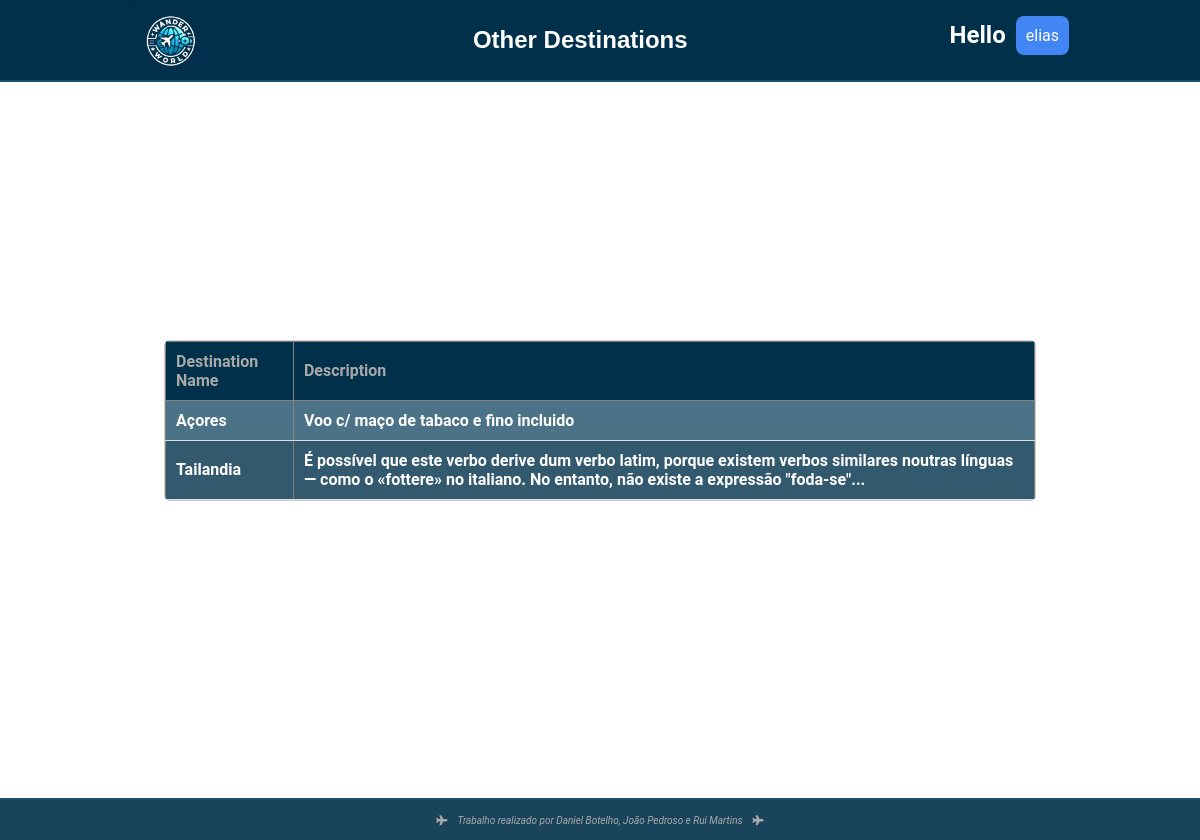
/Destinos/outrosDestinos.php (signed in), run on the app's committed database.
### tables this page shows
CREATE TABLE `destinations` (
  `id` int(11) NOT NULL,
  `name` varchar(255) NOT NULL,
  `description` text NOT NULL,
  `image_path` varchar(255) NOT NULL
);

### public/Destinos/outrosDestinos.php (the view, shortened to what this page needs)
<?php
if (isset($_SESSION['id']) && isset($_SESSION['user_name'])) {
    include_once "../../includes/db-conn.php";
    $sql = "SELECT * FROM destinations WHERE id > 6";
    $result = $conn->query($sql);
?>
<!DOCTYPE html>
<html lang="en">
<head>
    <link rel="stylesheet" href="../../assets/styles/navbar.css">
  <link rel="stylesheet" href="../../assets/styles/styles.css">
  <link rel="stylesheet" href="https://cdnjs.cloudflare.com/ajax/libs/font-awesome/5.15.4/css/all.min.css">
</head>
<body>
<nav>
    <div class="img_container">
       <a href="../home.php"><img src="../../assets/images/logogpt.jpeg" alt="Logo" id="logo"></a>
    </div>
   <div id="titulo">
    <h1>
      Other Destinations
    </h1>
   </div>
    <div class="Menu_user">
       <h1 class="hello" style="margin-bottom: 30px;">Hello </h1>
       <ul class="menu">
        <li class="menu-item">
       <a  class="User"><?php echo $_SESSION['name']; ?></a>
  </li>
</ul>
      </div>
  </nav>
<div class="main">
    <div class="container2">
        <?php if ($result->num_rows > 0): ?>
            <table border="1" align="center">
                <thead>
                <tr>
                    <th>Destination Name</th>
                    <th>Description</th>
                </tr>
                </thead>
                <tbody>
                <?php while ($row = $result->fetch_assoc()): ?>
                    <tr>
                    <td id="name"><a href="<?php echo $row['name']; ?>.php"><?php echo $row['name']; ?></a></td>
                        <td><?php echo $row['description']; ?></td>
                    </tr>
                <?php endwhile; ?>
                </tbody>
            </table>
        <?php else: ?>
            <p style="text-align: center;">No destinations found.</p>
        <?php endif; ?>
    </div>
</div>
<footer>
            <i class="fas fa-plane airplane-icon"></i>
            <em>Trabalho realizado por Daniel Botelho, João Pedroso e Rui Martins</em>
            <i class="fas fa-plane airplane-icon"></i>
        </footer>
</body>
</html>
<?php
} else {
    header("Location: index.php");
    exit();
}
?>

### assets/styles/navbar.css (style rules this page uses)
#logo { width: 100%; height: 100%; cursor: pointer; transition: all 0.5s ease; }
.Menu_user { display:flex; justify-content: space-between; color: white; align-items: center; }
img { width: fit-content; height: fit-content; }
.hello { margin-right: 10px; margin-bottom: 10px; }
nav { display:flex; height: 80px; width: 100%; justify-content:space-around; background-color: rgb(1, 48, 75); z-index: 999; position: fixed; top:0; border-bottom: 2px solid rgb(31, 79, 104); }
#titulo { font-family: 'Lucida Sans', 'Lucida Sans Regular', 'Lucida Grande', 'Lucida Sans Unicode', Geneva, Verdana, sans-serif; align-items: center; align-content: center; color: white; }
#titulo h1 { margin: 0 auto; }
.menu, .drop-menu { list-style-type: none; padding: 0; margin: 0; align-content: center; }
.menu-item { display: inline-block; background-color: #4285f4; position: center; margin-bottom: 10px; border-radius: 8px; cursor: pointer; width: fit-content; }
.menu-item a { text-decoration: none; padding: 10px 10px; color: #fff; display: block; width: 50px; align-self: center; width: fit-content; }
footer { height: 40px; width: 100%; position: fixed; bottom: 0; z-index: 999; border-top: 2px solid rgb(31, 79, 104); background-color: rgba(1, 48, 75, 0.9); color: darkgray; justify-content: center; align-items: center; display: flex; gap: 10px; font-size: 10px; }

### assets/styles/styles.css (style rules this page uses)
body { font-family: 'Roboto', sans-serif; margin: 0; padding: 0; scroll-behavior: smooth; background-image: url("../images/background4.jpg"); background-position: center; background-repeat: no-repeat; background-size: cover; background-attachment: fixed; color: #333; }
footer { height: 40px; width: 100%; position: fixed; bottom: 0; z-index: 999; border-top: 2px solid rgb(31, 79, 104); background-color: rgba(1, 48, 75, 0.9); color: darkgray; justify-content: center; align-items: center; display: flex; gap: 10px; font-size: 10px; }

### public/Destinos/outrosDestinos.php (style rules this page uses)
.main { margin: 20px; display: flex; justify-content: center; align-items: center; height: 100vh; }
.container2 { border: 1px solid #ccc; border-radius: 5px; overflow: hidden; width: 75%; }
table { width: 100%; border-collapse: collapse; color: white; font-weight: bold; }
th { background-color: rgb(1, 48, 75); color: darkgrey; font-weight: bold; padding: 10px; text-align: left; }
td { padding: 10px; border-bottom: 1px solid #ddd; }
tr:nth-child(even) { background: rgb(1, 48, 75, 0.8); }
tr:nth-child(odd) { background-color: rgba(31, 79, 104, 0.8); }
a { text-decoration: none; color: white; }

### data on the page
destinations: name "Açores", description "Voo c/ maço de tabaco e fino incluido"
destinations: name "Tailandia", description "É possível que este verbo derive dum verbo latim, porque existem verbos similares noutras línguas — como o «fottere» no italiano. No entanto, não existe a expressão \"foda-se\"..."

### other printed values
$_SESSION['name'] "elias"
